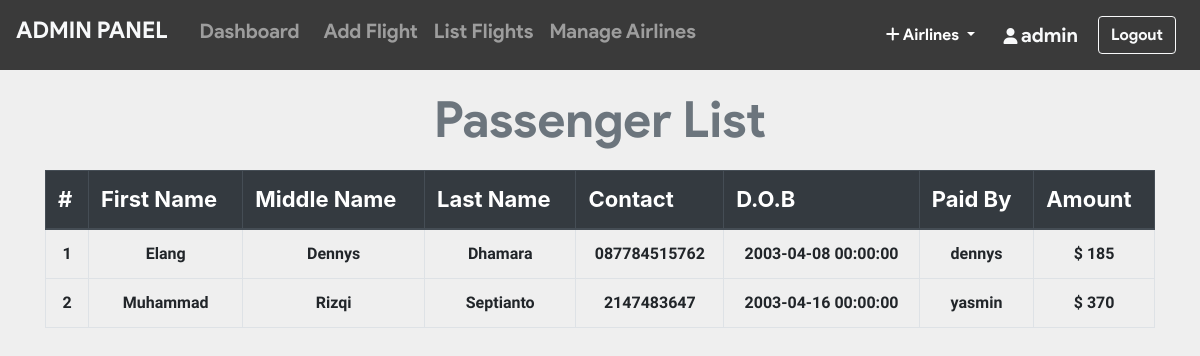
/admin/pass_list.php?flight_id=2 (signed in), run on the app's committed database.
### tables this page shows
CREATE TABLE `ticket` (
  `ticket_id` int(11) NOT NULL,
  `passenger_id` int(11) NOT NULL,
  `flight_id` int(11) NOT NULL,
  `user_id` int(11) NOT NULL,
  `seat_no` varchar(10) NOT NULL,
  `cost` int(11) NOT NULL,
  `class` varchar(3) NOT NULL
);

CREATE TABLE `passenger_profile` (
  `passenger_id` int(11) NOT NULL,
  `user_id` int(11) NOT NULL,
  `flight_id` int(11) NOT NULL,
  `mobile` varchar(110) NOT NULL,
  `dob` datetime NOT NULL,
  `f_name` varchar(20) DEFAULT NULL,
  `m_name` varchar(20) DEFAULT NULL,
  `l_name` varchar(20) DEFAULT NULL
);

CREATE TABLE `users` (
  `user_id` int(11) NOT NULL,
  `username` varchar(20) NOT NULL,
  `email` varchar(50) NOT NULL,
  `password` varchar(100) NOT NULL
);

CREATE TABLE `payment` (
  `card_no` varchar(16) NOT NULL,
  `user_id` int(11) NOT NULL,
  `flight_id` int(11) NOT NULL,
  `expire_date` varchar(5) DEFAULT NULL,
  `amount` int(11) NOT NULL
);

### admin/pass_list.php (the view, shortened to what this page needs)
<?php include_once 'header.php'; ?>
<?php include_once 'footer.php';
require '../helpers/init_conn_db.php';?>
    <main>
        <?php if(isset($_SESSION['adminId'])) { ?>
          <div class="container-md mt-2">
            <h1 class="display-4 text-center text-secondary"
              >Passenger List</h1>
            <table class="table table-bordered">
              <thead class="thead-dark">
                <tr>
                  <th>#</th>
                  <th scope="col">First Name</th>
                  <th scope="col">Middle Name</th>
                  <th scope="col">Last Name</th>
                  <th scope="col">Contact</th>
                  <th scope="col">D.O.B</th>
                  <th scope="col">Paid By</th>
                  <th scope="col">Amount</th>
                </tr>
              </thead>
              <tbody>
                <?php
                $cnt=1;
                $flight_id = $_GET['flight_id'];
                $sql_t = 'SELECT * FROM Ticket WHERE flight_id=?';
                $stmt_t = mysqli_stmt_init($conn);
                if(!mysqli_stmt_prepare($stmt_t,$sql_t)) {
                    header('Location: ticket.php?error=sqlerror');
                    exit();
                } else {
                    mysqli_stmt_bind_param($stmt_t,'i',$flight_id);
                    mysqli_stmt_execute($stmt_t);
                    $result_t = mysqli_stmt_get_result($stmt_t);
                    while($row_t = mysqli_fetch_assoc($result_t)) {
                      $sql = 'SELECT * FROM Passenger_profile WHERE passenger_id=?';
                      $stmt = mysqli_stmt_init($conn);
                      mysqli_stmt_prepare($stmt,$sql);
                      mysqli_stmt_bind_param($stmt,'i',$row_t['passenger_id']);
                      mysqli_stmt_execute($stmt);
                      $result = mysqli_stmt_get_result($stmt);
                      if ($row = mysqli_fetch_assoc($result)) {
                          $sql_p = 'SELECT * FROM PAYMENT WHERE flight_id=? AND user_id=?';
                          $stmt_p = mysqli_stmt_init($conn);
                          mysqli_stmt_prepare($stmt_p,$sql_p);
                          mysqli_stmt_bind_param($stmt_p,'ii',$flight_id,$row['user_id']);
                          mysqli_stmt_execute($stmt_p);
                          $result_p = mysqli_stmt_get_result($stmt_p);
                          if ($row_p = mysqli_fetch_assoc($result_p)) {
                            $sql_u = 'SELECT * FROM Users WHERE user_id=?';
                            $stmt_u = mysqli_stmt_init($conn);
                            mysqli_stmt_prepare($stmt_u,$sql_u);
                            mysqli_stmt_bind_param($stmt_u,'i',$row['user_id']);
                            mysqli_stmt_execute($stmt_u);
                            $result_u = mysqli_stmt_get_result($stmt_u);
                            if ($row_u = mysqli_fetch_assoc($result_u)) {
                              echo "
                              <tr class='text-center'>
                                <td>".$cnt."</td>
                                <td>".$row['f_name']."</td>
                                <td>".$row['m_name']."</td>
                                <td>".$row['l_name']."</td>
                                <td>".$row['mobile']."</td>
                                <td>".$row['dob']."</td>
                                <td scope='row'>".$row_u['username']."</td>
                                <td>$ ".$row_p['amount']."</td>
                              </tr>
                              ";
                            }
                          }
                      }
                      $cnt++; }
                      }
                ?>
              </tbody>
            </table>
          </div>
        <?php } ?>
    </main>

### admin/pass_list.php (style rules this page uses)
h1 { margin-top: 20px; margin-bottom: 20px; font-family: 'product sans'; font-size: 50px !important; font-weight: lighter; }
body { background-color: #efefef; }
th { font-size: 22px; }
td { margin-top: 10px !important; font-size: 16px; font-weight: bold; font-family: 'Assistant', sans-serif !important; }

### data on the page
ticket: passenger.f_name "Elang", passenger.m_name "Dennys", passenger.l_name "Dhamara", passenger.mobile "087784515762", passenger.dob "2003-04-08 00:00:00", user.username "dennys", payment.amount "185"
ticket: passenger.f_name "Muhammad", passenger.m_name "Rizqi", passenger.l_name "Septianto", passenger.mobile "2147483647", passenger.dob "2003-04-16 00:00:00", user.username "yasmin", payment.amount "370"

### other printed values
$_SESSION['adminUname'] "admin"
